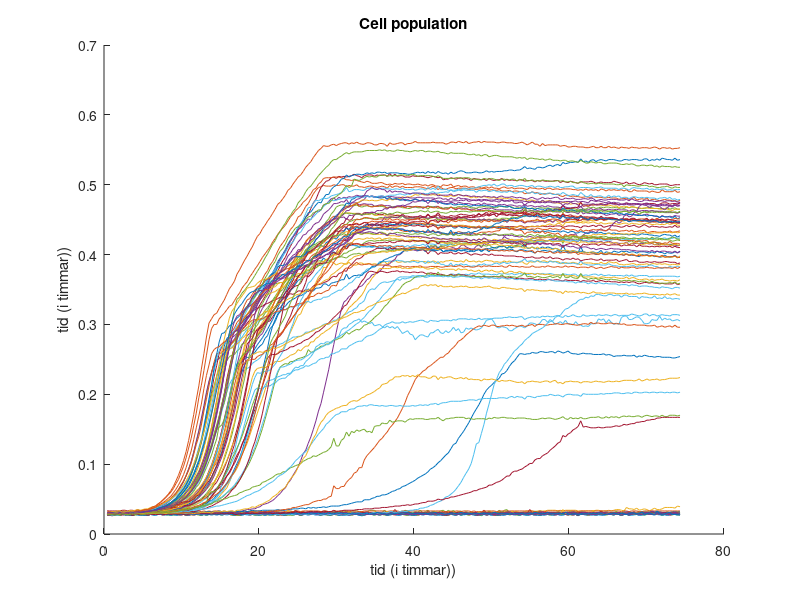

Reproduce this figure in MATLAB.
% %%Paket 1

clear all

load OD_96WP_GroupR.mat

%%Henriks

for x=1:8
    for m=1:12
    plate(1,:)=plate_ods(x,m,:);
    cell{x,m}=plate;
    end
end

figure(1)
hold on

%Timothy+Henrik

for x=1:8
    for m=1:12
    plot(time,cell{x,m});
    end
end
title('Cell population');

xlabel('tid (i timmar))')
ylabel('tid (i timmar))')



